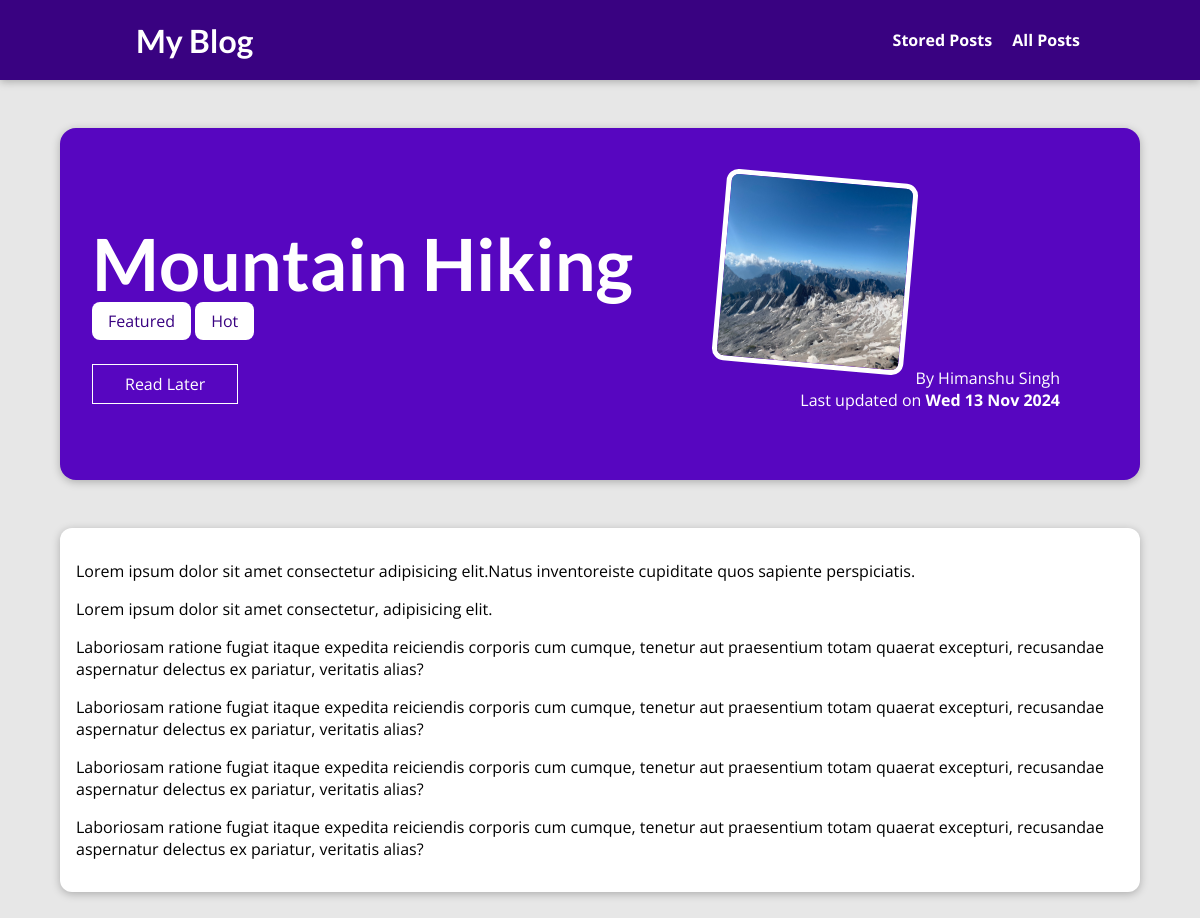
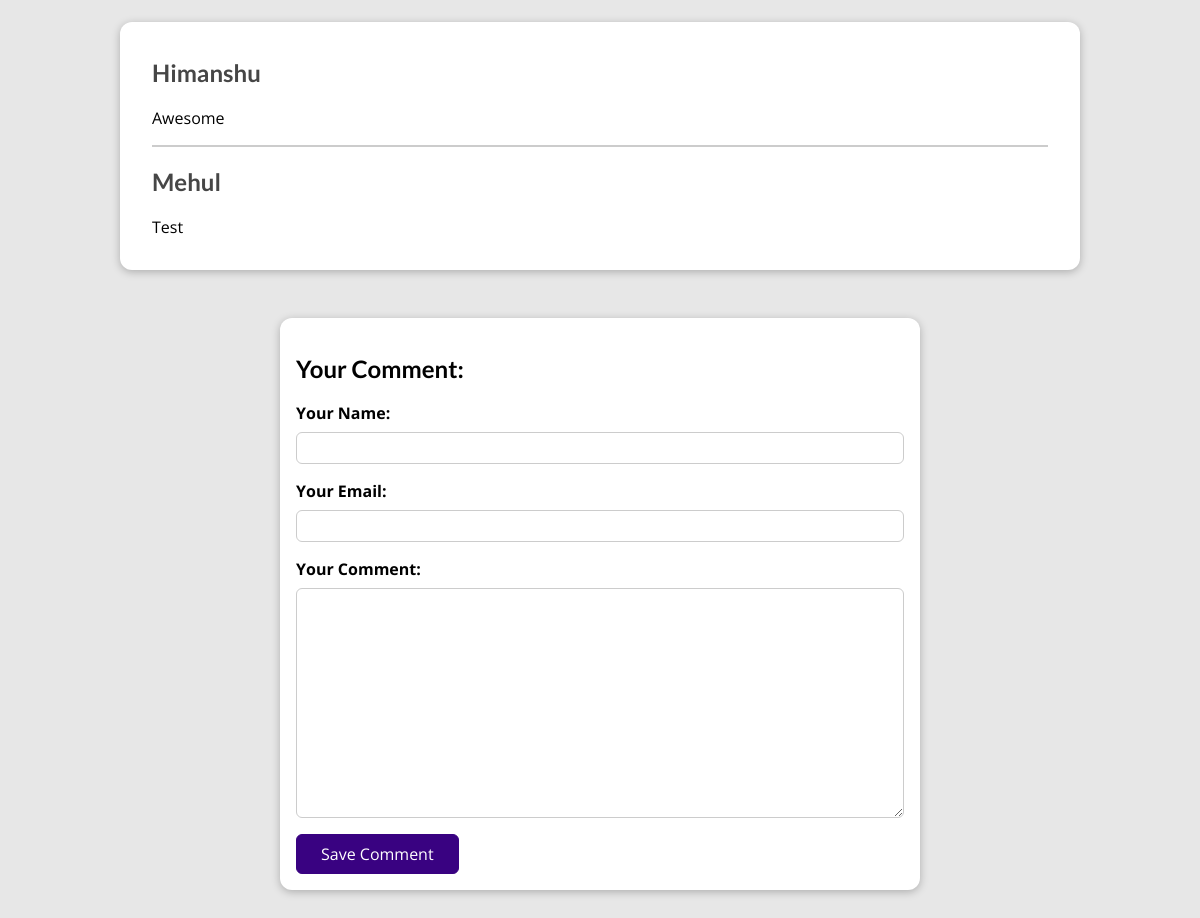
The page /posts/hike-in-the-mountains on the database its author committed (2 pictures, top to bottom).
### blog/models.py (models this page shows, shortened)
class Post(models.Model):
    title = models.CharField(max_length=150)
    excerpt = models.CharField(max_length=200)
    image = models.ImageField(upload_to="posts", null=True)
    date = models.DateField(auto_now=True)
    slug = models.SlugField(unique=True, db_index=True)
    content = models.TextField(validators = [MinLengthValidator(10)])
    author = models.ForeignKey(Author, on_delete=models.SET_NULL, null=True,  related_name="posts")   #every post had one author but one author could have many posts,we added the author field to the post. OneToMany Relation
    tags = models.ManyToManyField(Tag)

class Tag(models.Model):
    caption = models.CharField(max_length=20)

class Author(models.Model):
    first_name = models.CharField(max_length=100)
    last_name = models.CharField(max_length=100)
    email = models.EmailField()
    def full_name(self):
        return f"{self.first_name} {self.last_name}"
    def __str__(self):
        return self.full_name()

class Comment(models.Model):
    user_name = models.CharField(max_length=120)
    user_email = models.EmailField()
    text = models.TextField(max_length=400)
    post = models.ForeignKey(Post, on_delete=models.CASCADE, related_name="comments")

### blog/views.py (the view, shortened to what this page needs)
# urls.py: path("posts/<slug:slug>", views.SinglePostView.as_view() , name="post-detail-page"), #posts/my-first-post
class SinglePostView(View):
    def is_stored_post(self, request, post_id):
        stored_posts = request.session.get("stored_posts")
        if stored_posts is not None:
            is_saved_for_later = post_id in stored_posts
        else:
            is_saved_for_later = False
        return is_saved_for_later
    def get(self, request, slug):
        post = Post.objects.get(slug=slug)
        context = {
            "post": post,
            "post_tags": post.tags.all(),
            "comment_form": CommentForm(),
            "comments" : post.comments.all().order_by("-id"),
            "saved_for_later" : self.is_stored_post(request, post.id)
            }
        return render(request, "blog/post-detail.html", context)

### blog/forms.py
class CommentForm(forms.ModelForm):
    class Meta:
        model = Comment
        exclude = ["post"]
        labels = {
            "user_name": "Your Name",
            "user_email": "Your Email",
            "text": "Your Comment"
        }

### blog/templates/blog/post-detail.html (shortened to what this page needs)
{% extends "base.html" %} {% load static %}
{% block css_files %}
<link rel="stylesheet" href="{% static "blog\post-detail.css" %}">
{% endblock %}
{%block content%}
<section id="summary">
  <h2>{{ post.title }}</h2>
  <div>
    {% for tag in post_tags %}
      <span class="tag">{{ tag.caption }}</span>
    {% endfor %}
  </div>
  <div id="read-later">
    <form action="{% url "read-later" %}" method="POST">
      <button>Read Later</button>
    </form>
  </div>
  <article>
    <img src="{{ post.image.url }}" alt="{{ post.title }}">
    <adress>By <a href="mailto:{{post.author.email}}">{{ post.author }}</a></adress>
    <div>Last updated on <time> {{post.date|date:"D d M Y"}} </time></div>
  </article>
</section>
<main>
 {{post.content|linebreaks}}
</main>
<section id="comments">
  <ul>
    {% for comment in comments %}
      <li>
        <h2>{{ comment.user_name }}</h2>
        <p>{{ comment.text|linebreaks }}</p>
      </li>
    {% endfor %}
  </ul>
</section>
<section id="comment-form">
  <h2>Your Comment:</h2>
  <form action="{% url "post-detail-page" post.slug %}" method="POST">
    {% for form_field in comment_form %}
      <div class="form-control {% if form_field.errors %}invalid{% endif %}" >
        {{ form_field.label_tag }}
        {{ form_field }}
      </div>
    {% endfor %}
    <button>Save Comment</button>
  </form>
</section>
{% endblock %}

### static/app.css (style rules this page uses)
* { box-sizing: border-box; }
html { font-family: 'Open Sans', 'Lato', sans-serif; }
body { margin: 0; }
h1, h2, h3 { font-family: 'Lato', sans-serif; font-weight: bold; }

### blog/static/blog/post-detail.css (style rules this page uses)
body { background-color: #e7e7e7; }
#summary { margin: 8rem auto 3rem auto; padding: 2rem; width: 90%; max-width: 90rem; border-radius: 16px; background-color: #5706c0; position: relative; box-shadow: 0 2px 8px rgba(0, 0, 0, 0.25); height: 22rem; }
#summary h2 { color: white; font-size: 4.5rem; margin-bottom: 0.25rem; }
#summary article { position: absolute; top: 2rem; right: 3rem; padding: 1rem 2rem; border-radius: 12px; text-align: right; color: white; }
#summary article img { width: 12rem; height: 12rem; border-radius: 12px; transform: rotateZ(5deg); border: 5px solid white; margin-bottom: 1rem; }
#summary a { color: white; text-decoration: none; }
#summary time { font-weight: bold; }
#read-later { margin: 2rem 0; }
#read-later button { background-color: transparent; border: 1px solid white; padding: 0.5rem 2rem; font: inherit; color: white; cursor: pointer; }
main { width: 90%; max-width: 90rem; margin: 3rem auto; background-color: white; padding: 1rem; border-radius: 12px; box-shadow: 0 2px 8px rgba(0, 0, 0, 0.25); }
.tag { background-color: white; color: #390281; padding: 0.5rem 1rem; border-radius: 8px; }
#comment-form { margin: 3rem auto; width: 90%; max-width: 40rem; border-radius: 12px; background-color: white; box-shadow: 0 2px 8px rgba(0, 0, 0, 0.25); padding: 1rem; }
#comment-form button { font: inherit; background-color: #390281; color: white; border: 1px solid #390281; padding: 0.5rem 1.5rem; border-radius: 6px; cursor: pointer; }
.form-control { margin-bottom: 1rem; }
.form-control label { font-weight: bold; margin-bottom: 0.5rem; display: block; }
.form-control input, .form-control textarea { display: block; width: 100%; font: inherit; padding: 0.25rem; border-radius: 6px; border: 1px solid #ccc; }
#comments { margin: 3rem auto; width: 90%; max-width: 60rem; border-radius: 12px; background-color: white; box-shadow: 0 2px 8px rgba(0, 0, 0, 0.25); padding: 1rem 2rem; }
#comments ul { list-style: none; margin: 0; padding: 0; }
#comments li { margin-bottom: 1rem; border-bottom: 2px solid #ccc; }
#comments li:last-of-type { border-bottom: none; }
#comments h2 { color: #464646; }

### rows shown on the page
Post: title "Mountain Hiking", image (picture), author "Himanshu Singh", date "Wed 13 Nov 2024", content "Lorem ipsum dolor sit amet consectetur adipisicing elit.Natus inventoreiste cupiditate quos sapiente perspiciatis. Lorem ipsum dolor sit amet consectetur, adipisicing elit. Laboriosam ratione fugiat itaque expedita reiciendis corporis cum cumque, tenetur aut praesentium totam quaerat excepturi, recusandae aspernatur delectus ex pariatur, veritatis alias? Laboriosam ratione fugiat itaque expedita reiciendis corporis cum cumque, tenetur aut praesentium totam quaerat excepturi, recusandae aspernatur delectus ex pariatur, veritatis alias? Laboriosam ratione fugiat itaque expedita reiciendis corporis cum cumque, tenetur aut praesentium totam quaerat excepturi, recusandae aspernatur delectus ex…"
Tag: caption "Featured"
Tag: caption "Hot"
Comment: user_name "Himanshu", text "Awesome"
Comment: user_name "Mehul", text "Test"
